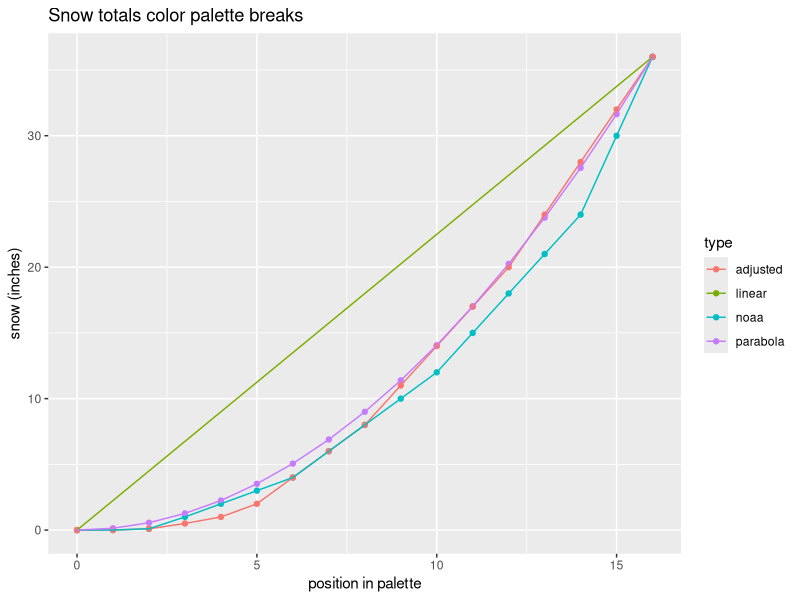

Recreate this plot in R.
## ---- chunk 1

library(ggplot2)
library(dplyr)

setwd("~/Documents/dev/snow")

data <- read.csv('breaks.csv')

data %>%
	filter(type != 'nsoaa') %>%
	ggplot(aes(position, snow, color=type)) +
	geom_point() +
	geom_line() +
	xlab('position in palette') +
	ylab('snow (inches)') +
	labs(title = 'Snow totals color palette breaks')

